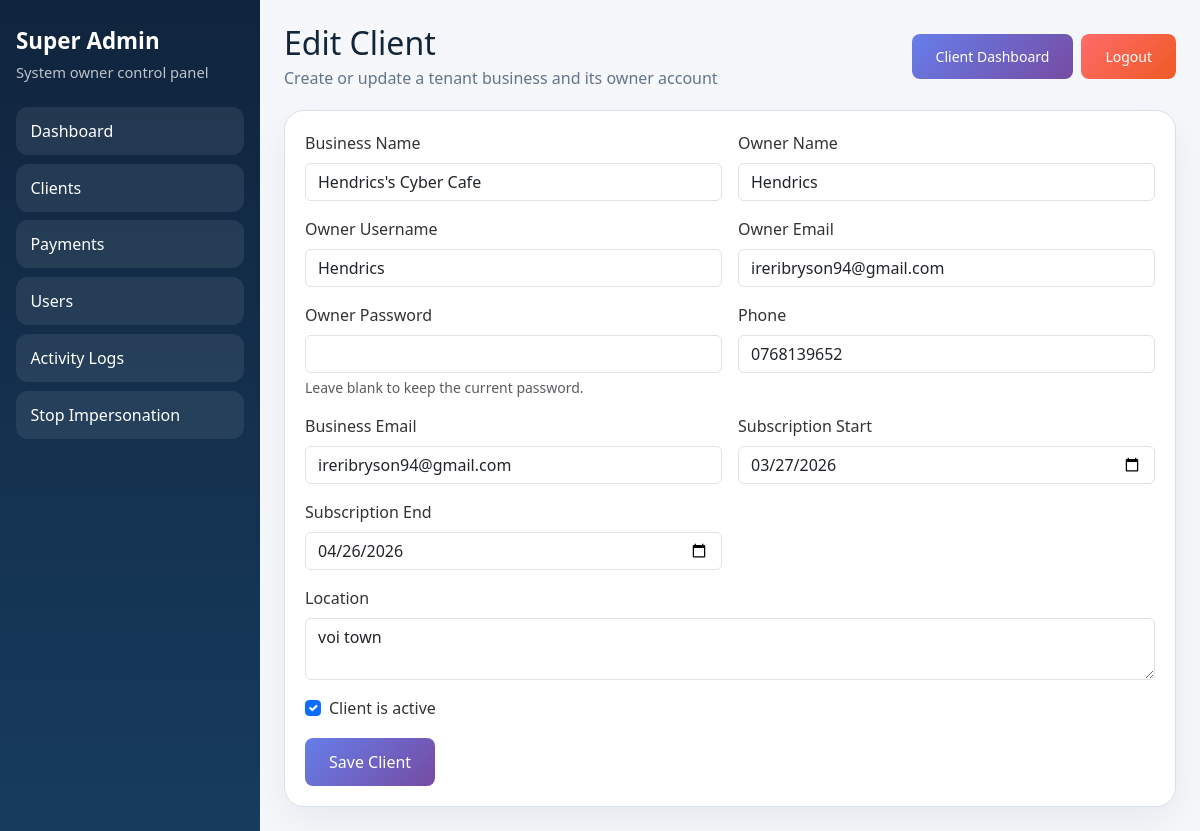
/super-admin/clients/5/edit/ (signed in), run on the app's committed database.
### core/models.py (models this page shows, shortened)
class BusinessProfile(models.Model):
    APPROVAL_PENDING = 'pending'
    APPROVAL_APPROVED = 'approved'
    APPROVAL_REJECTED = 'rejected'
    APPROVAL_STATUS_CHOICES = [
        (APPROVAL_PENDING, 'Pending Approval'),
        (APPROVAL_APPROVED, 'Approved'),
        (APPROVAL_REJECTED, 'Rejected'),
    ]
    owner = models.OneToOneField(
        settings.AUTH_USER_MODEL,
        on_delete=models.CASCADE,
        related_name='business_profile',
        blank=True,
        null=True,
    )
    name = models.CharField("Business Name", max_length=255)
    owner_name = models.CharField("Owner Name", max_length=255)
    phone = models.CharField("Phone", max_length=50)
    email = models.EmailField("Email", blank=True, null=True)
    location = models.TextField("Location")
    logo = models.ImageField("Logo", upload_to="logos/", blank=True, null=True)
    subscription_start_date = models.DateField("Subscription Start Date", blank=True, null=True)
    subscription_end_date = models.DateField("Subscription End Date", blank=True, null=True)
    is_active = models.BooleanField("Active", default=True)
    approval_status = models.CharField("Approval Status", max_length=20, choices=APPROVAL_STATUS_CHOICES, default=APPROVAL_APPROVED)
    date_created = models.DateTimeField("Date Created", default=timezone.now)
    class Meta:
        verbose_name = "Business Profile"
        verbose_name_plural = "Business Profiles"

### core/super_admin.py (the view, shortened to what this page needs)
# urls.py: path('super-admin/clients/<int:pk>/edit/', super_admin.SuperAdminClientUpdateView.as_view(), name='super_admin_client_edit'),
class SuperAdminClientUpdateView(SuperAdminRequiredMixin, UpdateView):
    model = BusinessProfile
    form_class = SuperAdminClientForm
    template_name = 'core/super_admin/client_form.html'
    context_object_name = 'client_business'

### core/context_processors.py (called while the page is built)
def app_permissions(request):
    user = getattr(request, 'user', None)
    return {
        'app_role': get_user_role(user) if user and user.is_authenticated else None,
        'can_backup_restore': can_backup_restore(user) if user and user.is_authenticated else False,
        'can_manage_business': can_manage_business(user) if user and user.is_authenticated else False,
        'can_manage_records': can_manage_records(user) if user and user.is_authenticated else False,
        'can_view_reports': can_view_reports(user) if user and user.is_authenticated else False,
    }

### core/permissions.py (called while the page is built)
def get_user_role(user):
    if not user or not user.is_authenticated:
        return None
    business = get_user_business(user)
    if business.owner_id == user.id:
        return 'admin'
    profile = _get_profile(user)
    if profile and getattr(profile, 'business_id', None) == business.id:
        return profile.role
    return 'staff'

def can_backup_restore(user):
    return get_user_role(user) == 'admin'

def can_manage_business(user):
    return get_user_role(user) == 'admin'

def can_manage_records(user):
    return get_user_role(user) in {'admin', 'staff'}

def can_view_reports(user):
    return get_user_role(user) in {'admin', 'staff', 'viewer'}

### core/super_admin.py (called while the page is built)
    def test_func(self):
        return self.request.user.is_superuser

### core/tenancy.py (called while the page is built)
def get_user_business(user):
    if not user or not user.is_authenticated:
        raise PermissionDenied("Authentication is required.")
    try:
        profile = user.profile
    except (AttributeError, ObjectDoesNotExist, OperationalError, ProgrammingError):
        profile = None
    if profile and getattr(profile, 'business_id', None):
        return profile.business
    return BusinessProfile.get_or_create_for_user(user)

### templates/core/super_admin/client_form.html (shortened to what this page needs)
{% extends 'core/super_admin/base.html' %}
{% block page_title %}{% if client_business %}Edit Client{% else %}Add Client{% endif %}{% endblock %}
{% block page_subtitle %}Create or update a tenant business and its owner account{% endblock %}
{% block content %}
<div class="sa-card" style="max-width:920px;">
    <form method="post" class="row g-3">
        <div class="col-12 col-md-6">
            <label class="form-label">Business Name</label>
            {{ form.name }}
        </div>
        <div class="col-12 col-md-6">
            <label class="form-label">Owner Name</label>
            {{ form.owner_name }}
        </div>
        <div class="col-12 col-md-6">
            <label class="form-label">Owner Username</label>
            {{ form.owner_username }}
        </div>
        <div class="col-12 col-md-6">
            <label class="form-label">Owner Email</label>
            {{ form.owner_email }}
        </div>
        <div class="col-12 col-md-6">
            <label class="form-label">Owner Password</label>
            {{ form.owner_password }}
            {% if form.owner_password.help_text %}<div class="form-text">{{ form.owner_password.help_text }}</div>{% endif %}
        </div>
        <div class="col-12 col-md-6">
            <label class="form-label">Phone</label>
            {{ form.phone }}
        </div>
        <div class="col-12 col-md-6">
            <label class="form-label">Business Email</label>
            {{ form.email }}
        </div>
        <div class="col-12 col-md-6">
            <label class="form-label">Subscription Start</label>
            {{ form.subscription_start_date }}
        </div>
        <div class="col-12 col-md-6">
            <label class="form-label">Subscription End</label>
            {{ form.subscription_end_date }}
        </div>
        <div class="col-12">
            <label class="form-label">Location</label>
            {{ form.location }}
        </div>
        <div class="col-12">
            <div class="form-check">
                {{ form.is_active }}
                <label class="form-check-label" for="{{ form.is_active.id_for_label }}">Client is active</label>
            </div>
        </div>
        <div class="col-12">
            <button type="submit" class="btn btn-primary">Save Client</button>
        </div>
    </form>
</div>
{% endblock %}

### static/css/style.css (style rules this page uses)
body { font-family: 'Segoe UI', Tahoma, Geneva, Verdana, sans-serif; background: #f8f9fa; color: #333; margin: 0; padding: 0; min-height: 100vh; display: flex; flex-direction: column; }
.btn { padding: 0.75rem 1.5rem; background: linear-gradient(135deg, #667eea 0%, #764ba2 100%); color: #fff; text-decoration: none; border-radius: 8px; border: none; cursor: pointer; transition: all 0.3s ease; font-weight: 500; }

### templates/core/super_admin/base.html (style rules this page uses)
.sa-card { background: #fff; border: 1px solid #d8e1eb; border-radius: 20px; padding: 1.25rem; box-shadow: 0 14px 38px rgba(15, 23, 42, 0.06); }

### data on the page
BusinessProfile: name "Hendrics's Cyber Cafe", owner_name "Hendrics", phone "0768139652", email "ireribryson94@gmail.com", subscription_start_date "03/27/2026", subscription_end_date "04/26/2026", location "voi town", is_active "☑"
